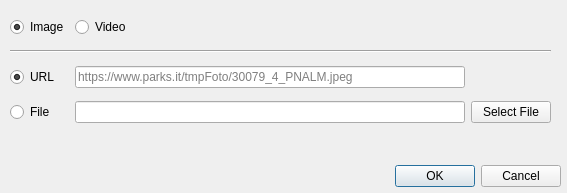
<?xml version="1.0" encoding="UTF-8"?>
<ui version="4.0">
 <class>DialogSelectTestModeInput</class>
 <widget class="QDialog" name="DialogSelectTestModeInput">
  <property name="geometry">
   <rect>
    <x>0</x>
    <y>0</y>
    <width>567</width>
    <height>193</height>
   </rect>
  </property>
  <property name="windowTitle">
   <string>Select Test Model Mode input</string>
  </property>
  <widget class="QDialogButtonBox" name="buttonBox">
   <property name="geometry">
    <rect>
     <x>10</x>
     <y>160</y>
     <width>551</width>
     <height>32</height>
    </rect>
   </property>
   <property name="orientation">
    <enum>Qt::Orientation::Horizontal</enum>
   </property>
   <property name="standardButtons">
    <set>QDialogButtonBox::StandardButton::Cancel|QDialogButtonBox::StandardButton::Ok</set>
   </property>
  </widget>
  <widget class="QWidget" name="gridLayoutWidget">
   <property name="geometry">
    <rect>
     <x>10</x>
     <y>10</y>
     <width>541</width>
     <height>121</height>
    </rect>
   </property>
   <layout class="QGridLayout" name="gridLayout">
    <item row="2" column="0">
     <widget class="QRadioButton" name="radioButton_url">
      <property name="text">
       <string>URL</string>
      </property>
      <property name="checked">
       <bool>true</bool>
      </property>
      <attribute name="buttonGroup">
       <string notr="true">buttonGroup_2</string>
      </attribute>
     </widget>
    </item>
    <item row="1" column="0" colspan="3">
     <widget class="Line" name="line">
      <property name="orientation">
       <enum>Qt::Orientation::Horizontal</enum>
      </property>
     </widget>
    </item>
    <item row="0" column="1">
     <widget class="QRadioButton" name="radioButton_video">
      <property name="text">
       <string>Video</string>
      </property>
      <attribute name="buttonGroup">
       <string notr="true">buttonGroup</string>
      </attribute>
     </widget>
    </item>
    <item row="0" column="0">
     <widget class="QRadioButton" name="radioButton_image">
      <property name="text">
       <string>Image</string>
      </property>
      <property name="checked">
       <bool>true</bool>
      </property>
      <attribute name="buttonGroup">
       <string notr="true">buttonGroup</string>
      </attribute>
     </widget>
    </item>
    <item row="3" column="0">
     <widget class="QRadioButton" name="radioButton_file">
      <property name="text">
       <string>File</string>
      </property>
      <attribute name="buttonGroup">
       <string notr="true">buttonGroup_2</string>
      </attribute>
     </widget>
    </item>
    <item row="3" column="2">
     <widget class="QPushButton" name="pushButton_select_file">
      <property name="text">
       <string>Select File</string>
      </property>
     </widget>
    </item>
    <item row="2" column="1">
     <widget class="QLineEdit" name="lineEdit_url">
      <property name="placeholderText">
       <string>https://www.parks.it/tmpFoto/30079_4_PNALM.jpeg</string>
      </property>
     </widget>
    </item>
    <item row="3" column="1">
     <widget class="QLineEdit" name="lineEdit_file"/>
    </item>
   </layout>
  </widget>
  <widget class="QLabel" name="label_error">
   <property name="geometry">
    <rect>
     <x>10</x>
     <y>140</y>
     <width>541</width>
     <height>16</height>
    </rect>
   </property>
   <property name="text">
    <string/>
   </property>
  </widget>
 </widget>
 <resources/>
 <connections>
  <connection>
   <sender>buttonBox</sender>
   <signal>accepted()</signal>
   <receiver>DialogSelectTestModeInput</receiver>
   <slot>accept()</slot>
   <hints>
    <hint type="sourcelabel">
     <x>248</x>
     <y>254</y>
    </hint>
    <hint type="destinationlabel">
     <x>157</x>
     <y>274</y>
    </hint>
   </hints>
  </connection>
  <connection>
   <sender>buttonBox</sender>
   <signal>rejected()</signal>
   <receiver>DialogSelectTestModeInput</receiver>
   <slot>reject()</slot>
   <hints>
    <hint type="sourcelabel">
     <x>316</x>
     <y>260</y>
    </hint>
    <hint type="destinationlabel">
     <x>286</x>
     <y>274</y>
    </hint>
   </hints>
  </connection>
 </connections>
 <buttongroups>
  <buttongroup name="buttonGroup"/>
  <buttongroup name="buttonGroup_2"/>
 </buttongroups>
</ui>
